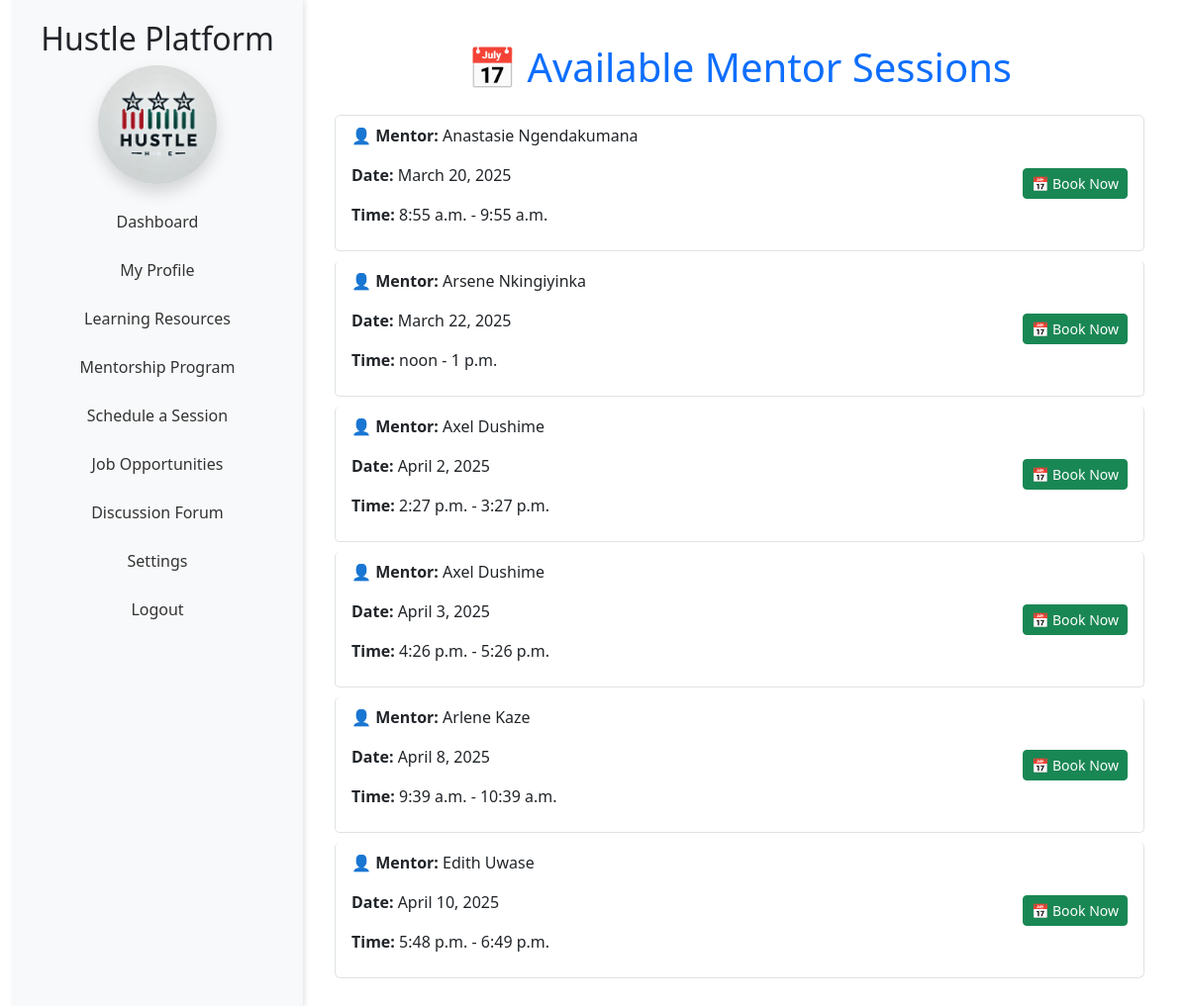
Screenshot of /participant/schedule/ (signed in) with the database file from the repository.
### capstone/models.py (models this page shows, shortened)
class User(AbstractUser):
    USER_TYPE_CHOICES = (
        ('mentor', 'Mentor'),
        ('participant', 'Participant'),
    )
    LANGUAGE_CHOICES = [
        ("en", "English"),
        ("fr", "French"),
        ("es", "Spanish"),
        ("sw", "Swahili"),
        ("rw", "Kinyarwanda")
    ]
    language_preference = models.CharField(max_length=4, choices=LANGUAGE_CHOICES, default="fr")
    full_name = models.CharField(max_length=255)
    email = models.EmailField(unique=True)
    phone_number = models.CharField(max_length=15)
    user_type = models.CharField(max_length=20, choices=USER_TYPE_CHOICES)
    terms_accepted = models.BooleanField(default=False)

class MentorAvailability(models.Model):
    mentor = models.ForeignKey(User, on_delete=models.CASCADE, related_name="availability")
    date = models.DateField()
    start_time = models.TimeField()
    end_time = models.TimeField()
    is_booked = models.BooleanField(default=False)

### capstone/views.py (the view)
# urls.py: path('participant/schedule/', views.available_sessions, name='available_sessions'),
@login_required
def available_sessions(request):
    if request.user.user_type != "participant":
        messages.error(request, "❌ Only participants can access this page.")
        return redirect('participant_dashboard')
    available_slots = MentorAvailability.objects.filter(is_booked=False).order_by("date", "start_time")
    return render(request, "capstone/available_sessions.html", {
        "available_slots": available_slots
    })

### capstone/templatetags/custom_filters.py (called while the page is built)
@register.filter
def translate(text, target_lang):
    return text

### capstone/templates/capstone/available_sessions.html (shortened to what this page needs)
{% extends "participant-base.html" %}
{% load custom_filters %}
{% block participant_content %}
<div class="container mt-4">
    <h1 class="text-primary text-center">📅 {{ "Available Mentor Sessions"|translate:user.language_preference }}</h1>
    {% if available_slots %}
        <ul class="list-group mt-4">
            {% for slot in available_slots %}
                <li class="list-group-item d-flex justify-content-between align-items-center">
                    <div>
                        <p><strong>👤 {{ "Mentor"|translate:user.language_preference }}:</strong> {{ slot.mentor.full_name }}</p>
                        <p><strong>{{ "Date"|translate:user.language_preference }}:</strong> {{ slot.date }}</p>
                        <p><strong>{{ "Time"|translate:user.language_preference }}:</strong> {{ slot.start_time }} - {{ slot.end_time }}</p>
                    </div>
                    {% if slot.is_booked %}
                        <span class="badge bg-danger text-white">🚫 {{ "Booked"|translate:user.language_preference }}</span>
                    {% else %}
                        <a href="{% url 'schedule_session' slot.mentor.id slot.id %}" class="btn btn-success btn-sm">
                            📅 {{ "Book Now"|translate:user.language_preference }}
                        </a>
                    {% endif %}
                </li>
            {% endfor %}
        </ul>
    {% else %}
        <div class="alert alert-info text-center mt-4">
            <p>{{ "No available sessions at the moment. Please check back later."|translate:user.language_preference }}</p>
        </div>
    {% endif %}
</div>
{% endblock %}

### capstone/templates/participant-base.html (shortened to what this page needs)
{% load static %}
{% load custom_filters %}
<!DOCTYPE html>
<html lang="{{ user.language_preference|default:'en' }}">
<head>
    <link href="https://cdn.jsdelivr.net/npm/bootstrap@5.3.0/dist/css/bootstrap.min.css" rel="stylesheet">
    <link href="https://cdnjs.cloudflare.com/ajax/libs/font-awesome/6.0.0-beta3/css/all.min.css" rel="stylesheet">
    <link href="{% static 'css/participant-styles.css' %}" rel="stylesheet">
</head>
<body>
    <div class="container-fluid">
        <div class="sidebar text-center">
            <h2>Hustle Platform</h2>
            <img src="{% static 'logo.webp' %}" alt="Hustle Platform Logo"
                 class="img-fluid mb-3 rounded-circle shadow" style="width: 120px; height: 120px; object-fit: cover;">
            <ul class="nav flex-column">
                <li class="nav-item">
                    <a class="nav-link" href="{% url 'participant_dashboard' %}">
                        {{ "Dashboard"|translate:user.language_preference }}
                    </a>
                </li>
                <li class="nav-item">
                    <a class="nav-link" href="{% url 'participant_profile' request.user.id %}">
                        {{ "My Profile"|translate:user.language_preference }}
                    </a>
                </li>
                <li class="nav-item">
                    <a class="nav-link" href="{% url 'learning_resources' %}">
                        {{ "Learning Resources"|translate:user.language_preference }}
                    </a>
                </li>
                <li class="nav-item">
                    <a class="nav-link" href="{% url 'submit_mentorship_request' %}">
                        {{ "Mentorship Program"|translate:user.language_preference }}
                    </a>
                </li>
                <li class="nav-item">
                    <a class="nav-link" href="{% url 'available_sessions' %}">
                        {{ "Schedule a Session"|translate:user.language_preference }}
                    </a>
                </li>
                <li class="nav-item">
                    <a class="nav-link" href="{% url 'job_listings' %}">
                        {{ "Job Opportunities"|translate:user.language_preference }}
                    </a>
                </li>
                <li class="nav-item">
                    <a class="nav-link" href="{% url 'list_threads' %}">
                        {{ "Discussion Forum"|translate:user.language_preference }}
                    </a>
                </li>
                <li class="nav-item">
                    <a class="nav-link" href="{% url 'account_settings' %}">
                        {{ "Settings"|translate:user.language_preference }}
                    </a>
                </li>
                <li class="nav-item">
                    <a class="nav-link" href="{% url 'login' %}">
                        {{ "Logout"|translate:user.language_preference }}
                    </a>
                </li>
            </ul>
        </div>
        <div class="main-content">
            {% block participant_content %}{% endblock %}
        </div>
    </div>
</body>
</html>

### static/css/participant-styles.css (style rules this page uses)
.nav-link { color: #333; padding: 10px 15px; border-radius: 5px; margin-bottom: 5px; transition: all 0.3s ease; }
.list-group-item { margin-bottom: 10px; border-radius: 5px; }

### capstone/templates/participant-base.html (style rules this page uses)
html, body { height: 100%; margin: 0; overflow: hidden; }
.container-fluid { height: 100vh; display: flex; }
.sidebar { height: 100vh; overflow-y: scroll; background-color: #f8f9fa; padding: 20px; box-shadow: 2px 0 5px rgba(0,0,0,0.1); flex: 0 0 25%; scrollbar-width: none; }
.main-content { flex: 1; overflow-y: auto; padding: 20px; }

### rows the page displays
User: language_preference "Dashboard", language_preference "My Profile", language_preference "Learning Resources", language_preference "Mentorship Program", language_preference "Schedule a Session", language_preference "Job Opportunities", language_preference "Discussion Forum", language_preference "Settings", language_preference "Logout", language_preference "Available Mentor Sessions", language_preference "Mentor", language_preference "Date", language_preference "Time", language_preference "Book Now"
MentorAvailability: mentor.full_name "Anastasie Ngendakumana", date "March 20, 2025", start_time "8:55 a.m.", end_time "9:55 a.m."
MentorAvailability: mentor.full_name "Arsene Nkingiyinka", date "March 22, 2025", start_time "noon", end_time "1 p.m."
MentorAvailability: mentor.full_name "Axel Dushime", date "April 2, 2025", start_time "2:27 p.m.", end_time "3:27 p.m."
MentorAvailability: mentor.full_name "Axel Dushime", date "April 3, 2025", start_time "4:26 p.m.", end_time "5:26 p.m."
MentorAvailability: mentor.full_name "Arlene Kaze", date "April 8, 2025", start_time "9:39 a.m.", end_time "10:39 a.m."
MentorAvailability: mentor.full_name "Edith Uwase", date "April 10, 2025", start_time "5:48 p.m.", end_time "6:49 p.m."
